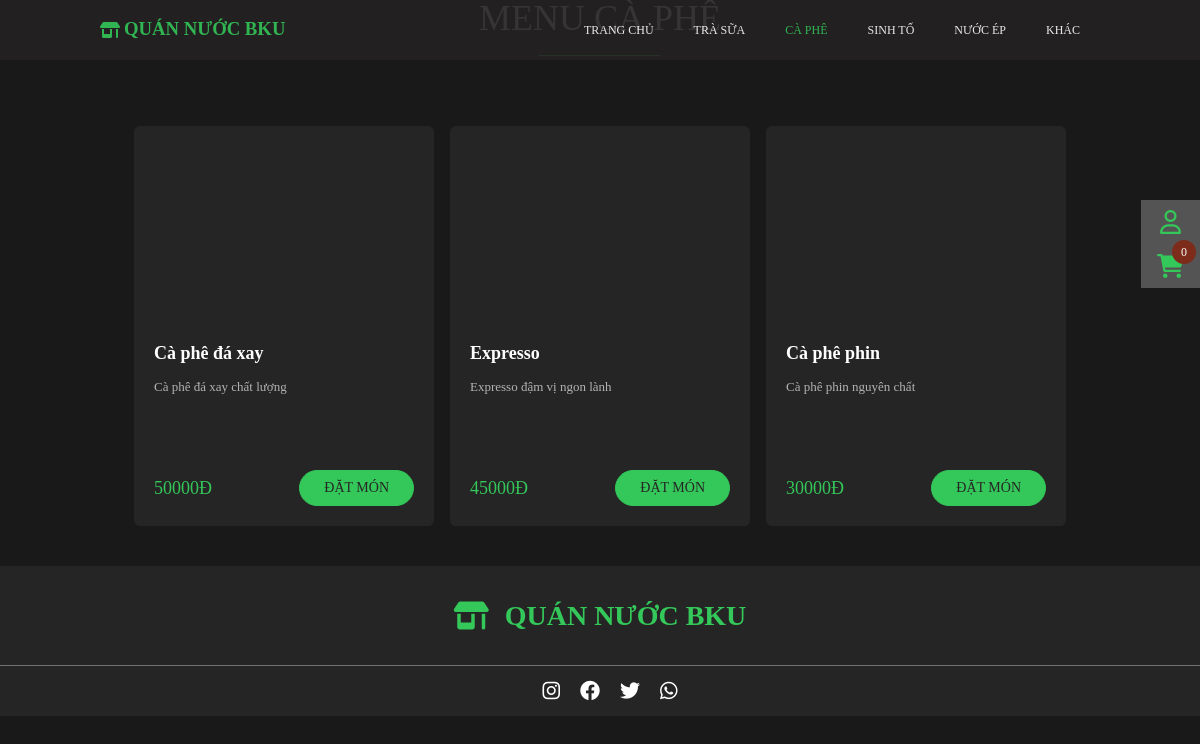
/source/cp.php, run on the app's committed database.
### tables this page shows
CREATE TABLE `product` (
  `id` int(11) NOT NULL,
  `img` varchar(200) NOT NULL,
  `description` varchar(200) NOT NULL,
  `ten` varchar(200) NOT NULL,
  `gia` int(11) NOT NULL DEFAULT 0,
  `type` text NOT NULL,
  `popular` tinyint(1) NOT NULL
);

### source/header.php (called while the page is built, shortened)
<?php
    include 'link.php';
    if(isset($_SESSION['username'])) {
        $username = $_SESSION['username'];
        $login = 'block';
        $not_login = 'none';
        $sql = "SELECT * FROM user WHERE tentk = '$username'";
        $result = mysqli_query($link, $sql);
        if(mysqli_num_rows($result) > 0) {
            $row = mysqli_fetch_assoc($result);
            $point = $row['diem'];
            $user_id = $row['id'];
            $fname = $row['fname'];
            $lname = $row['lname'];
        }
        $isLogin = true;
    }
    else {
        $isLogin = false;
    }
?>

### source/cp.php (the view, shortened to what this page needs)
<?php
    include 'header.php';
?>
<!DOCTYPE html>
<html lang="en">
<head>
    <link rel="stylesheet" href="./asset/css/base.css?v=<?php echo time(); ?>">
    <link rel="stylesheet" href="./asset/css/menu.css?v=<?php echo time(); ?>">
    <link rel="stylesheet" href="./asset/font/fontawesome/fontawesome-free-6.2.0-web/css/all.min.css">
</head>
<body>
    <nav class="navbar">
        <a href="index.php" class="navbar_left">
            <i class="fa-solid fa-shop"></i>
            <h3 class="navbar_left">QUÁN NƯỚC BKU</h3>
        </a>
        <div class="navbar_right">
            <ul class="navbar_right-list">
                <li class="navbar_right-item">
                    <a href="index.php" class="navbar_item-content">TRANG CHỦ</a>
                </li>
                <li class="navbar_right-item">
                    <a class="navbar_item-content" href="ts.php">TRÀ SỮA</a>
                </li>
                <li class="navbar_right-item">
                    <a class="navbar_item-content navbar_right-item--selected" href="cp.php">CÀ PHÊ</a>
                </li>
                <li class="navbar_right-item">
                    <a class="navbar_item-content" href="st.php">SINH TỐ</a>
                </li>
                <li class="navbar_right-item">
                    <a class="navbar_item-content" href="ne.php">NƯỚC ÉP</a>
                </li>
                <li class="navbar_right-item">
                    <a class="navbar_item-content" href="k.php">KHÁC</a>
                </li>
            </ul>
        </div>
    </nav>
    <article class="content">
        <div class="content_section content_popular">
            <div class="content_section-heading">
                <h3>MENU CÀ PHÊ</h3>
            </div>
        </div>
        <div class="content_popular-container">
            <?php
                $sql = "SELECT * FROM product WHERE `type` = 'cp'";
                $result = mysqli_query($link,$sql);
                while($row = mysqli_fetch_assoc($result)) {
            ?>
                <div class="content_popular-item-container">
                    <div class="content_popular-item">
                        <div class="content_popular-item-img" style="background-image: url(<?php echo $row['img'] ?>);"></div>
                        <div class="content_popular-item-info">
                            <div class="content_popular-head">
                                <h3><?php echo $row['ten'] ?></h3>
                                <p><?php echo $row['description'] ?></p>
                            </div>
                            <div class="content_popular-item-footer">
                                <span><?php echo $row['gia'] ?>Đ</span>
                                <?php
                                    if($isLogin) {
                                        echo '<a href="addcart.php?productid='. $row['id'] . '&user='. $user_id .'">ĐẶT MÓN</a>';
                                    }
                                    else {
                                        echo '<a href="#" onclick="show_alert(event)">ĐẶT MÓN</a>';
                                    }
                                ?>
                            </div>
                        </div>
                    </div>
                </div>
            <?php
                }
            ?>
        </div>
    </article>
    <footer class="footer">
        <div class="footer_heading">
            <i class="fa-solid fa-shop"></i>
            <h4 class="footer_heading-header">QUÁN NƯỚC BKU</h4>
        </div>
        <div class="footer_icons">
            <a href=""><i class="fa-brands fa-instagram"></i></a>
            <a href=""><i class="fa-brands fa-facebook"></i></a>
            <a href=""><i class="fa-brands fa-twitter"></i></a>
            <a href=""><i class="fa-brands fa-whatsapp"></i></a>
        </div>
    </footer>
    <aside class="aside">
        <div class="user">
            <i class="fa-regular fa-user"></i>
        </div>
        <div class="cart" onclick="window.location.href='cart.php?id=<?php echo $user_id?>'">
            <i class="fa-solid fa-cart-shopping"></i>
            <span>
                <?php
                    if($isLogin) {
                        $username = $_SESSION['username'];
                        $sql = "SELECT * FROM user WHERE tentk = '$username'";
                        $result = mysqli_query($link, $sql);
                        $row = mysqli_fetch_assoc($result);
                        $user_id = $row['id'];
                        $sql = "SELECT * FROM `cart` where userId = $user_id";
                        $result = mysqli_query($link, $sql);
                        $count = mysqli_num_rows($result);
                        echo $count;
                    }
                    else {
                        echo 0;
                    }
                ?>
            </span>
        </div>
    </aside>
</body>
</html>

### source/asset/css/base.css (style rules this page uses)
:root { --primary-color: #34c759; }
* { padding: 0; margin: 0; box-sizing: border-box; }
html { font-size: 62.5%; line-height: 1.4rem; height: 100%; }
body { height: 100%; background-color: #191919; }
.navbar_right-item a { height: 100%; display: flex; justify-content: center; align-items: center; }

### source/asset/css/menu.css (style rules this page uses)
.navbar { height: 60px; width: 100%; background-color: #252223; opacity: 0.9; display: flex; align-items: center; justify-content: space-between; font-size: 1.6rem; padding: 0 100px; position: fixed; top: 0; left: 0; right: 0; z-index: 1; }
.navbar_left { display: flex; color: var(--primary-color); text-decoration: none; }
.navbar_left i { margin-right: 4px; }
.navbar_right { font-size: 1.2rem; height: 100%; }
.navbar_right-list { list-style: none; display: flex; height: 100%; align-items: center; }
.navbar_right-item { padding: 0 20px; height: 100%; display: flex; align-items: center; cursor: pointer; }
.navbar_item-content { text-decoration: none; color: white; }
.navbar_right-item--selected { color: var(--primary-color); text-decoration: none; }
.content { padding: 0 100px; width: 100%; padding-top: 100px; }
.content_section { width: 100%; }
.content_section-heading { color: #d9d9d9; display: flex; justify-content: center; position: relative; margin-bottom: 90px; }
.content_section-heading h3 { font-size: 3.6rem; font-weight: 500; line-height: 100%; display: block; position: relative; }
.content_section-heading h3:after { content: ""; width: 50%; height: 2px; border-bottom: 1px solid var(--primary-color); position: absolute; bottom: -20px; left: 25%; }
.content_popular-container { display: grid; grid-template-columns: repeat(auto-fit, minmax(300px, max-content)); grid-gap: 16px; padding: initial; justify-content: center; }
.content_popular-item-container { width: 300px; }
.content_popular-item { background-color: #252525; border-radius: 6px; overflow: hidden; display: block; cursor: pointer; }
.content_popular-item-img { width: 100%; height: 200px; background-size: cover; background-position: center; }
.content_popular-item-info { padding: 20px; background-color: #252525; height: 200px; display: flex; justify-content: space-between; flex-direction: column; }
.content_popular-item-info h3 { font-size: 1.8rem; color: white; }
.content_popular-item-info p { font-size: 1.3rem; font-weight: 400; color: #b3b3b3; margin-top: 20px; margin-bottom: 50px; }
.content_popular-item-footer { display: flex; align-items: center; justify-content: space-between; }
.content_popular-item-footer span { font-size: 1.8rem; color: var(--primary-color); }
.content_popular-item-footer a { text-decoration: none; font-size: 1.4rem; color: #252525; padding: 10px 24px; border: 1px solid var(--primary-color); background-color: var(--primary-color); border-radius: 20px; }
.footer { margin-top: 40px; height: 150px; background-color: #252525; }
.footer_heading { height: 100px; display: flex; justify-content: center; align-items: center; border-bottom: 1px solid #737373; font-size: 2.8rem; color: var(--primary-color); }
.footer_heading h4 { margin-left: 16px; }
.footer_icons { height: 50px; display: flex; align-items: center; justify-content: center; font-size: 2rem; }
.footer_icons a { text-decoration: none; color: white; }
.footer_icons i { margin-left: 20px; }
.aside { display: flex; flex-direction: column; justify-content: center; position: fixed; align-items: center; right: 0; top: 25%; background-color: #555454; color: var(--primary-color); font-size: 2.4rem; }
.aside div { padding: 10px 16px; cursor: pointer; }
.cart span { height: 24px; width: 24px; font-size: 1.2rem; color: white; padding: 4px; border-radius: 50%; background-color: #7d2c1b; position: absolute; top: 46%; right: 4px; line-height: 100%; display: flex; align-items: center; justify-content: center; }
@media only screen and (max-width : 1200px) { .content { padding: 0 50px; } }

### data on the page
product: ten "Cà phê đá xay", description "Cà phê đá xay chất lượng", gia "50000"
product: ten "Expresso", description "Expresso đậm vị ngon lành", gia "45000"
product: ten "Cà phê phin", description "Cà phê phin nguyên chất", gia "30000"
